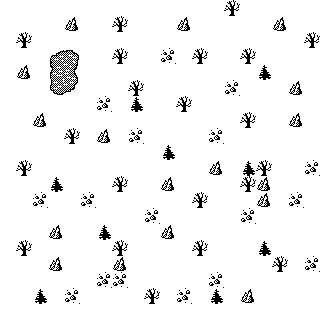

This game map was drawn from its Tiled (.tmx) file and the tilesets committed beside it. A one-line description and the full map source follow:
An orthogonal 20x20 tile map with 16x16 px tiles, 1 tile layer (Terrain).

<map version="1.0" tiledversion="1.0.3" orientation="orthogonal" renderorder="right-down" width="20" height="20" tilewidth="16" tileheight="16" nextobjectid="1">
 <tileset firstgid="1" source="arduwars-tiled-tileset.tsx" />
 <layer name="Terrain" width="20" height="20">
  <data encoding="csv">
16,16,16,16,16,16,16,16,16,16,16,16,16,16,27,16,16,16,16,16,
16,16,16,16,29,16,16,27,16,16,16,29,16,16,16,16,16,29,16,16,
16,27,16,16,16,16,16,16,16,16,16,16,16,16,16,16,16,16,16,27,
16,16,16,2,50,16,16,27,16,16,37,16,27,16,16,27,16,16,16,16,
16,29,16,3,51,16,16,16,16,16,16,16,16,16,16,16,36,16,16,16,
16,16,16,4,52,16,16,16,27,16,16,16,16,16,37,16,16,16,29,16,
16,16,16,16,16,16,37,16,36,16,16,27,16,16,16,16,16,16,16,16,
16,16,29,16,16,16,16,16,16,16,16,16,16,16,16,27,16,16,29,16,
16,16,16,16,27,16,29,16,37,16,16,16,16,37,16,16,16,16,16,16,
16,16,16,16,16,16,16,16,16,16,36,16,16,16,16,16,16,16,16,16,
16,27,16,16,16,16,16,16,16,16,16,16,16,29,16,36,27,16,16,37,
16,16,16,36,16,16,16,27,16,16,29,16,16,16,16,27,29,16,16,16,
16,16,37,16,16,37,16,16,16,16,16,16,27,16,16,16,29,16,37,16,
16,16,16,16,16,16,16,16,16,37,16,16,16,16,16,37,16,16,16,16,
16,16,16,29,16,16,36,16,16,16,29,16,16,16,16,16,16,16,16,16,
16,27,16,16,16,16,16,27,16,16,16,16,27,16,16,16,36,16,16,16,
16,16,16,29,16,16,16,29,16,16,16,16,16,16,16,16,16,27,16,37,
16,16,16,16,16,16,37,37,16,16,16,16,16,37,16,16,16,16,16,16,
16,16,36,16,37,16,16,16,16,27,16,37,16,36,16,29,16,16,16,16,
16,16,16,16,16,16,16,16,16,16,16,16,16,16,16,16,16,16,16,16
</data>
 </layer>
 <objectgroup name="Units" />
</map>